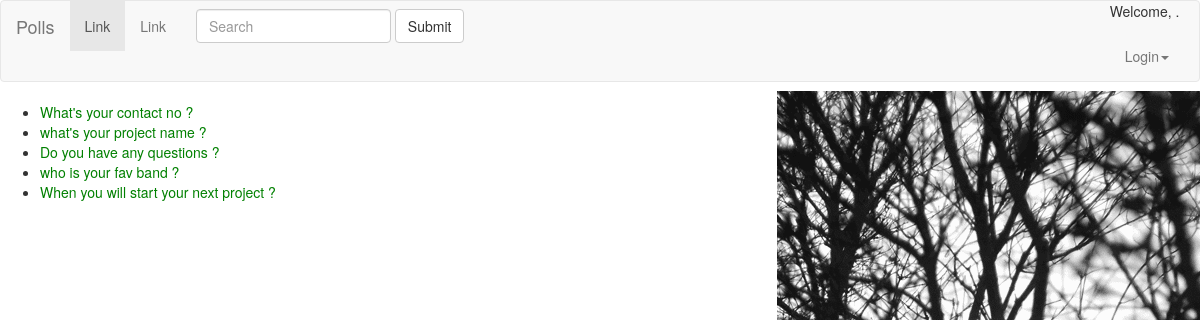
Screenshot of /polls/ with the database file from the repository.
### polls/models.py (models this page shows, shortened)
class Question(models.Model):
     question_text = models.CharField(max_length=200)
     pub_date = models.DateTimeField('date published')
     def was_published_recently(self):
         now = timezone.now()
         return now - datetime.timedelta(days=1) <= self.pub_date <= now
     was_published_recently.admin_order_field = 'pub_date'
     was_published_recently.boolean = True
     was_published_recently.short_description = 'Published recently ?'

### polls/views.py (the view)
class IndexView(generic.ListView):
    template_name = 'polls/index.html'
    context_object_name = 'latest_question_list'
    def get_queryset(self):
        return Question.objects.filter(
            pub_date__lte=timezone.now()
        ).order_by('-pub_date')[:5]

### polls/templates/polls/index.html (shortened to what this page needs)
{% extends './base.html' %}
{% block content %}
<div>
{% if latest_question_list %}
    <ul>
	{% for question in latest_question_list %}
	    <li><a href="{% url 'polls:detail' question.id %}">{{ question.question_text }}</a></li>
   {% endfor %}
   </ul>
{% else %}
   <p>No polls are available. </p>
{% endif %}
</div>
{% endblock %}

### polls/static/polls/style.css (style rules this page uses)
li a { color: green; }
body { background: white url("images/i1.gif") no-repeat right; }

### rows the page displays
Question: question_text "What's your contact no ?"
Question: question_text "what's your project name ?"
Question: question_text "Do you have any questions ?"
Question: question_text "who is your fav band ?"
Question: question_text "When you will start your next project ?"
